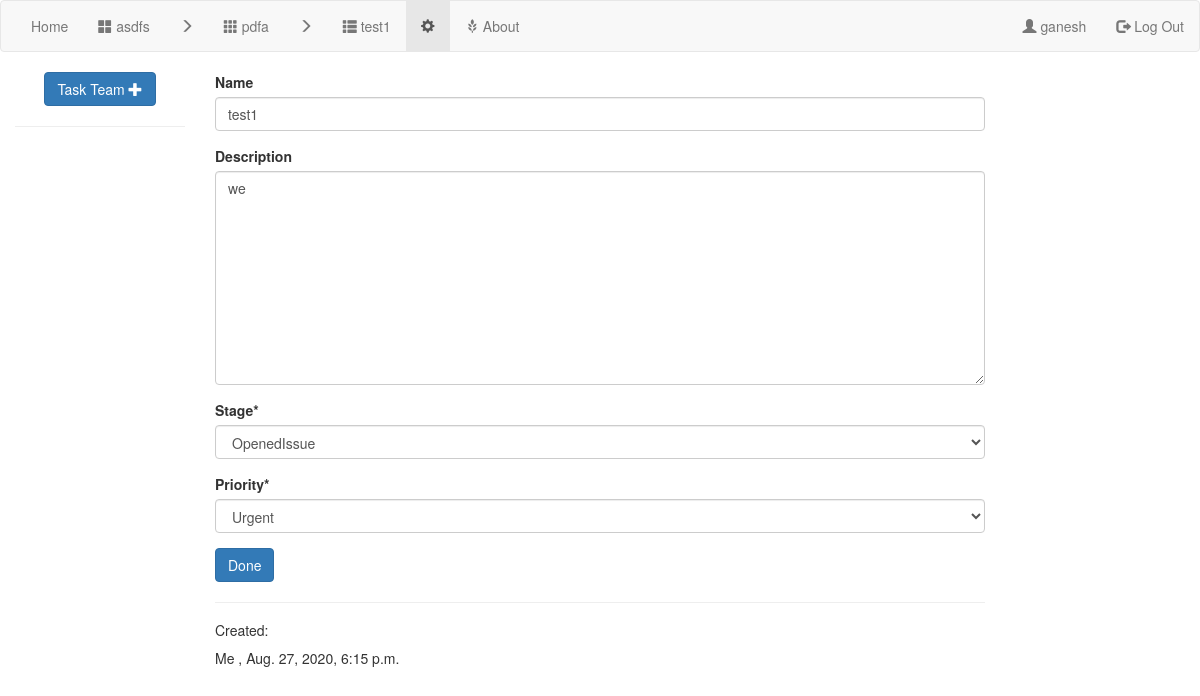
The page /1/1/4/taskEdit/ (signed in) on the database its author committed.
### projectMgr/models.py (models this page shows)
class Project(models.Model):
    name = models.CharField(max_length=100)
    people = models.ManyToManyField(User,related_name="project_set")
    description = models.TextField()
    isArchived = models.BooleanField(default=False)
    comment = models.ManyToManyField(Comment)
    created = models.DateTimeField(auto_now=True)
    createdBy = models.ForeignKey(User,on_delete=models.CASCADE,related_name="projectIcreated",null=True)
    deadLine = models.DateTimeField(null=True)
    pass

class TaskGroup(models.Model):
    name = models.CharField(max_length=100)
    creator = models.ForeignKey(User,on_delete=models.CASCADE,related_name='taskgroupIcreated',null=True)
    description = models.TextField()
    project = models.ForeignKey(Project,on_delete=models.CASCADE,related_name="taskgroup_set",null=True)
    comment = models.ManyToManyField(Comment)
    people = models.ManyToManyField(User)
    created = models.DateTimeField(auto_now=True)
    DeadLine = models.DateTimeField(null=True)

class Task(models.Model):
    name = models.CharField(max_length=100)
    people = models.ManyToManyField(User)
    reporter = models.ForeignKey(User,related_name='Ireported',null=True,on_delete=models.PROTECT)
    description = models.TextField()
    taskGroup = models.ForeignKey(TaskGroup,on_delete=models.CASCADE,null=True)
    comment = models.ManyToManyField(Comment)
    created = models.DateTimeField(auto_now=True)
    stage = models.CharField(max_length=100) #initiate->in progress->review->done
    priority = models.CharField(max_length=100,default="Normal")
    deadLine = models.DateTimeField(null=True)
    pass

class User(AbstractUser):
    profilePicture = models.CharField(max_length=200,null=True)
    fullName = models.CharField(max_length=100,null=True)
    bio = models.CharField(null=True,max_length=500)
    pass

### projectMgr/views.py (the view)
# urls.py: path('<int:projectid>/<int:taskGroupId>/<int:taskid>/taskEdit/',views.taskDetailEdit,name='taskDetailEdit'),
def taskDetailEdit(request: HttpRequest, projectid, taskGroupId, taskid):
    if not request.user.is_authenticated:
        return redirect('projectMgr:homepage')
    '''

    :param request:
    :return:
    '''
    thisProject = models.Project.objects.get(id=projectid)
    thisTaskGroup = models.TaskGroup.objects.get(id=taskGroupId)
    thisTask = models.Task.objects.get(id=taskid)
    if request.method == "POST":
        form = forms.editTask(request.POST, nameVal=thisTask.name, descriptionVal=thisTask.description,
                              stageVal=thisTask.stage, priority=thisTask.priority)
        print('form start', form, 'form end')
        if form.is_valid():
            name = form.cleaned_data['name']
            description = form.cleaned_data['description']
            stage = form.cleaned_data['stage']
            priority = form.cleaned_data['priority']
            thisTask.name = name
            thisTask.description = description
            thisTask.stage = stage
            thisTask.priority = priority
            thisTask.save()
            action.send(request.user, verb="edited task", action_object= thisTask,
                        target=models.TaskGroup.objects.get(id=taskGroupId))
            return redirect('projectMgr:taskDetail', projectid, taskGroupId, taskid)
    else:
        form = forms.editTask(nameVal=thisTask.name, descriptionVal=thisTask.description, stageVal=thisTask.stage,
                              priority=thisTask.priority)
    return render(request, 'projectMgr/taskDetailEdit.html',
                  {"form": form, "project": thisProject, "taskGroup": thisTaskGroup, "task": thisTask,
                   "thisUser": request.user})

### projectMgr/forms.py
class editTask(forms.Form):
    name = forms.CharField(max_length=100,required=False)
    description = forms.CharField(widget=forms.Textarea,empty_value="description default", required=False)
    stage = forms.ChoiceField(choices=[['OpenedIssue','OpenedIssue'],['InProgress','InProgress'],['InReview','InReview'],['ClosedIssue','ClosedIssue']])
    priority = forms.ChoiceField(choices=[["Urgent", "Urgent"], ['High', 'High'], ['Normal', 'Normal'], ['Low', 'Low']])
    def __init__(self,*args,nameVal=None,descriptionVal=None,stageVal=None,priority=None,**kwargs):
        super().__init__(*args,**kwargs)
        print("name is ",nameVal)
        if nameVal:
            self.fields['name'].initial = nameVal
        if descriptionVal:
            self.fields['description'].initial = descriptionVal
        if stageVal:
            self.fields['stage'].initial = stageVal
        if priority:
            self.fields['priority'].initial = priority

### projectMgr/templates/projectMgr/taskDetailEdit.html (shortened to what this page needs)
{% extends 'projectMgr/base.html' %}
{% block leftnav %}
<li><a href="{% url 'projectMgr:projectDetail' project.id %}" ><span class="glyphicon glyphicon-th-large"></span> {{project.name}}</a></li>
<li><a href="" ><span class="glyphicon glyphicon-menu-right"></span></a></li>
<li><a  href="{% url 'projectMgr:taskGroupDetail' project.id taskGroup.id %}" ><span class="glyphicon glyphicon-th"></span> {{taskGroup.name}}</a></li>
<li><a href="" ><span class="glyphicon glyphicon-menu-right"></span></a></li>
<li><a  href="{% url 'projectMgr:taskDetail' project.id taskGroup.id task.id %}" ><span class="glyphicon glyphicon-th-list"></span> {{ task.name }}</a></li>
<li class="active"><a href="{% url 'projectMgr:taskDetailEdit' project.id taskGroup.id task.id %}" ><span class="glyphicon glyphicon-cog"></span></a></li>
{% endblock %}
{% block body %}
    {% load crispy_forms_tags %}
    <form action="{% url 'projectMgr:taskDetailEdit' project.id taskGroup.id task.id %}" method="post">
            {{ form|crispy}}
    <input type="submit" class="btn btn-primary" value="Done">
    </form>
<hr>
    <h5>Created:</h5>
    {% if thisUser == task.reporter %} Me {% else %} {{task.reporter.username }} {% endif %}
        , {{ task.created }}
{% endblock %}
{% block sidenav %}
      <a href="{% url 'projectMgr:chooseTaskMates' project.id taskGroup.id task.id %}" class="btn btn-primary">Task Team <span class="glyphicon glyphicon-plus"></span> </a>
   <hr>
    <br>
{% endblock %}

### projectMgr/templates/projectMgr/base.html (shortened to what this page needs)
<!DOCTYPE html>
<html lang="en">
 {% load static %}
<link rel="stylesheet" type="text/css" href="{% static 'projectMgr/styles.css' %}">
  <link rel="stylesheet" href="https://maxcdn.bootstrapcdn.com/bootstrap/3.4.1/css/bootstrap.min.css">
<nav class="navbar navbar-default ">
    <div class="container-fluid">
        <ul class="nav navbar-nav">
            <li class="nav-item"><a href="{% url 'projectMgr:homepage' %}">Home</a></li>
            {% block leftnav %}
            {% endblock %}
            <li><a href="{% url 'projectMgr:about' %}"><span class="glyphicon glyphicon-grain"></span> About</a></li>
        </ul>
        <ul class="nav navbar-nav navbar-right">
            {% block rightnav %}
                {% if thisUser %}
                    <li><a href="{% url 'projectMgr:userinfo' %}"><span class="glyphicon glyphicon-user"></span> {{ thisUser.username }}</a></li>
                    <li><a href="{% url 'projectMgr:logout' %}"><span class="glyphicon glyphicon-log-out"></span> Log Out</a></li>
                {% else %}
                    <li><a href="{% url 'projectMgr:signin' %}"><span class="glyphicon glyphicon-log-in"></span> Log In</a></li>
                    <li><a href="{% url 'projectMgr:signup' %}"><span class="glyphicon glyphicon-user"></span> Sign Up</a></li>
                {% endif %}
            {% endblock %}
        </ul>
    </div>
</nav>
<div class="container-fluid text-center">
    <div class="row content">
        <div class="col-sm-2 sidenav">
            {% block sidenav %}{% endblock %}
        </div>
        <div class="col-sm-8 text-left">
        {% block body %}{% endblock %}
        </div>
    </div>
</div>
</html>

### rows shown on the page
Project: name "asdfs"
TaskGroup: name "pdfa"
Task: name "test1", description "we", stage "OpenedIssue", priority "Urgent", created "Aug. 27, 2020, 6:15 p.m."
User: username "ganesh"
